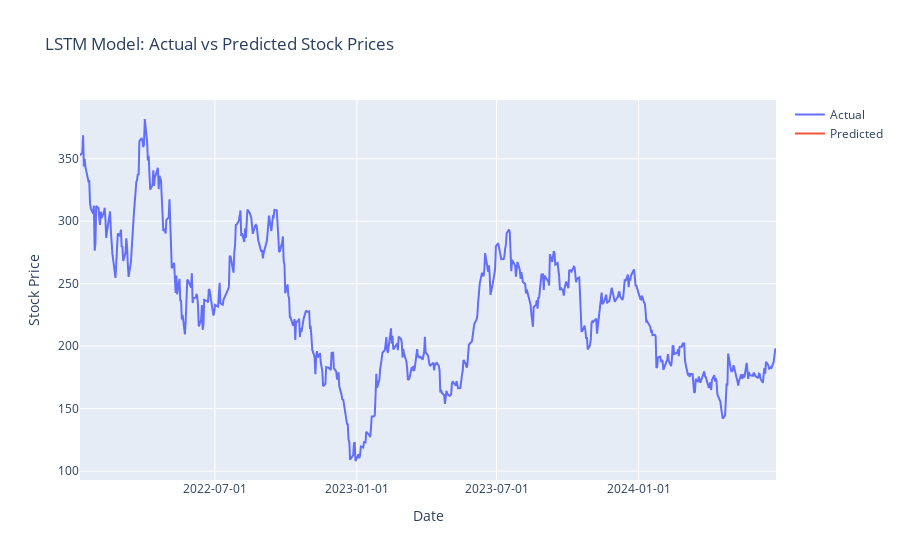

Here is the notebook cell this chart was saved with:
### Code cell
import pandas as pd
import numpy as np
import plotly.graph_objs as go
from plotly.subplots import make_subplots
from sklearn.metrics import mean_squared_error, mean_absolute_error

# Assuming dates_test, y_test, and y_pred are already defined
# Ensure dates_test is a pandas DatetimeIndex
dates_test = pd.to_datetime(dates_test)

# Evaluate the model
mse = mean_squared_error(y_test, y_pred)
rmse = np.sqrt(mse)
mae = mean_absolute_error(y_test, y_pred)

print(f"MSE: {mse:.4f}")
print(f"RMSE: {rmse:.4f}")
print(f"MAE: {mae:.4f}")

# Create traces for actual and predicted values
# trace_actual = go.Scatter(
#     x=dates_test, 
#     y=y_test, 
#     mode='lines', 
#     name='Actual', 
#     line=dict(width=2)
# )

trace_predicted = go.Scatter(
    x=dates_test, 
    y=y_pred,  # Removed the -20 adjustment to keep predictions accurate
    mode='lines', 
    name='Predicted', 
    line=dict(width=2)
)

# Create layout
layout = go.Layout(
    title='LSTM Model: Actual vs Predicted Stock Prices',
    xaxis=dict(title='Date', tickformat='%Y-%m-%d'),
    yaxis=dict(title='Stock Price'),
    hovermode='x',  # Add hovermode for interactive hover
)

# Create the figure
fig = go.Figure(data=[trace_actual, trace_predicted], layout=layout)

# Show interactive plot
fig.show()

### Figure 1 — Plotly figure (JSON) as saved in the notebook; plotly's stock layout.template omitted (floating-point values rounded to 4 significant figures; data arrays with more than 128 entries replaced by an {"elided": "..."} marker saying what was removed)
{"data": [{"line": {"width": 2}, "mode": "lines", "name": "Actual", "type": "scatter", "x": {"elided": "620 str values"}, "y": {"elided": "620 float values"}}, {"line": {"width": 2}, "mode": "lines", "name": "Predicted", "type": "scatter", "x": {"elided": "620 str values"}, "y": {"elided": "620x1 float values"}}], "layout": {"hovermode": "x", "title": {"text": "LSTM Model: Actual vs Predicted Stock Prices"}, "xaxis": {"tickformat": "%Y-%m-%d", "title": {"text": "Date"}}, "yaxis": {"title": {"text": "Stock Price"}}}}
